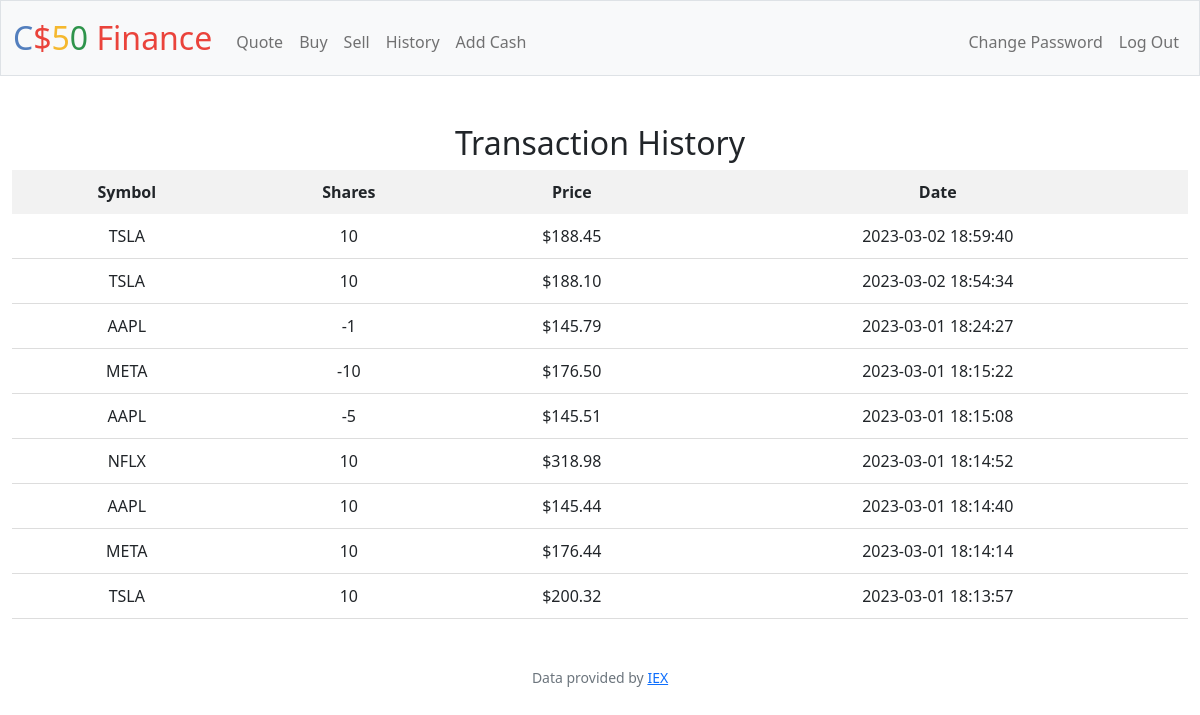
Screenshot of /history (signed in) with the database file from the repository.
### tables this page shows
CREATE TABLE 'transactions' ('id' INTEGER PRIMARY KEY AUTOINCREMENT NOT NULL, 'user_id' INTEGER, 'symbol' TEXT, 'shares' INTEGER, 'price' REAL, 'date' DATETIME);

### finance/app.py (the view)
@app.route("/history")
@login_required
def history():
    user_id = session["user_id"]
    transactions = db.execute("SELECT symbol, shares, price, date FROM transactions WHERE user_id = ? ORDER BY date DESC", user_id)
    return render_template("history.html", transactions=transactions, usd=usd)

### finance/app.py (called while the page is built)
@app.after_request
def after_request(response):
    response.headers["Cache-Control"] = "no-cache, no-store, must-revalidate"
    response.headers["Expires"] = 0
    response.headers["Pragma"] = "no-cache"
    return response

### finance/helpers.py (called while the page is built)
def login_required(f):
    @wraps(f)
    def decorated_function(*args, **kwargs):
        if session.get("user_id") is None:
            return redirect("/login")
        return f(*args, **kwargs)
    return decorated_function

def usd(value):
    return f"${value:,.2f}"

### finance/templates/history.html (shortened to what this page needs)
{% extends "layout.html" %}
{% block main %}
    <h2>Transaction History</h2>
    <table>
        <thead>
            <tr>
                <th>Symbol</th>
                <th>Shares</th>
                <th>Price</th>
                <th>Date</th>
            </tr>
        </thead>
        <tbody>
            {% for transaction in transactions %}
                <tr>
                    <td>{{ transaction.symbol }}</td>
                    <td>{{ transaction.shares }}</td>
                    <td>{{ usd(transaction.price) }}</td>
                    <td>{{ transaction.date }}</td>
                </tr>
            {% endfor %}
        </tbody>
    </table>
{% endblock %}

### finance/templates/layout.html (shortened to what this page needs)
<!DOCTYPE html>
<html lang="en">
    <head>
        <link href="https://cdn.jsdelivr.net/npm/bootstrap@5.1.3/dist/css/bootstrap.min.css" rel="stylesheet">
        <link href="/static/styles.css" rel="stylesheet">
    </head>
    <body>
        <nav class="bg-light border navbar navbar-expand-md navbar-light">
            <div class="container-fluid">
                <a class="navbar-brand" href="/"><span class="blue">C</span><span class="red">$</span><span class="yellow">5</span><span class="green">0</span> <span class="red">Finance</span></a>
                <div class="collapse navbar-collapse" id="navbar">
                    {% if session["user_id"] %}
                        <ul class="navbar-nav me-auto mt-2">
                            <li class="nav-item"><a class="nav-link" href="/quote">Quote</a></li>
                            <li class="nav-item"><a class="nav-link" href="/buy">Buy</a></li>
                            <li class="nav-item"><a class="nav-link" href="/sell">Sell</a></li>
                            <li class="nav-item"><a class="nav-link" href="/history">History</a></li>
                            <li class="nav-item"><a class="nav-link" href="/add_cash">Add Cash</a></li>
                        </ul>
                        <ul class="navbar-nav ms-auto mt-2">
                            <li class="nav-item"><a class="nav-link" href="/change_password">Change Password</a></li>
                            <li class="nav-item"><a class="nav-link" href="/logout">Log Out</a></li>
                        </ul>
                    {% else %}
                        <ul class="navbar-nav ms-auto mt-2">
                            <li class="nav-item"><a class="nav-link" href="/register">Register</a></li>
                            <li class="nav-item"><a class="nav-link" href="/login">Log In</a></li>
                        </ul>
                    {% endif %}
                </div>
            </div>
        </nav>
        <main class="container-fluid py-5 text-center">
            {% block main %}{% endblock %}
        </main>
        <footer class="mb-5 small text-center text-muted">
            Data provided by <a href="https://iexcloud.io/">IEX</a>
        </footer>
    </body>
</html>

### finance/static/styles.css (style rules this page uses)
nav .navbar-brand { font-size: xx-large; }
nav .navbar-brand .blue { color: #537fbe; }
nav .navbar-brand .red { color: #ea433b; }
nav .navbar-brand .yellow { color: #f5b82e; }
nav .navbar-brand .green { color: #2e944b; }
table { border-collapse: collapse; width: 100%; }
th, td { padding: 10px; text-align: center; }
th { background-color: #f2f2f2; font-weight: bold; }
td { border-bottom: 1px solid #ddd; }

### rows the page displays
transactions: price "$188.45"
transactions: price "$188.10"
transactions: price "$145.79"
transactions: price "$176.50"
transactions: price "$145.51"
transactions: price "$318.98"
transactions: price "$145.44"
transactions: price "$176.44"
transactions: price "$200.32"
